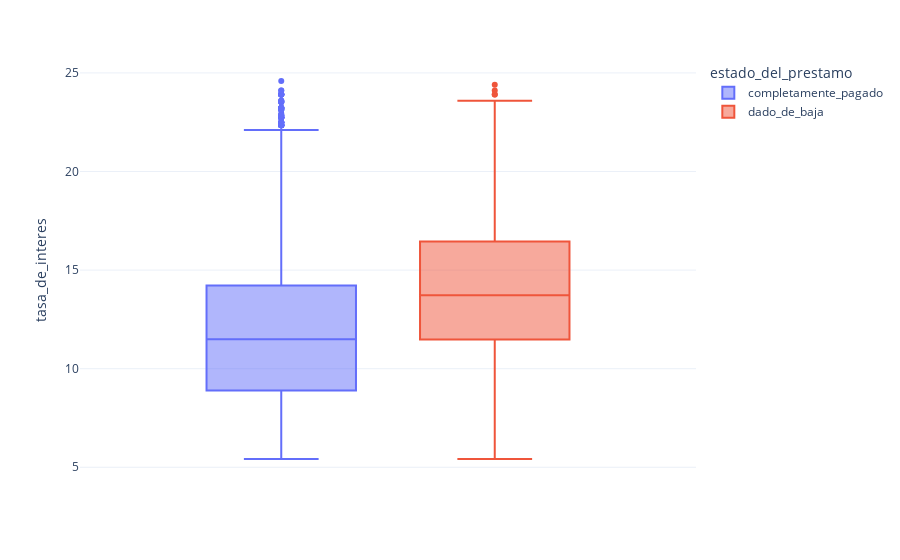

The notebook cell this image was saved under:
### Markdown cell above
### ***Modelado de la situación.***

Vamos a considerar un modelo lineal de la siguiente forma:

$$p=\beta_0+\beta_1*\text{int rate}$$

Donde $p=P(Y=1)$, es decir, la probabilidad de que la persona haga el pago. Recordemos que los modelos lineales buscan estimar el valor esperado de la variable Target, en este como consideramos a `estado_del_prestamo` con distribución de Bernoulli.

### Code cell
# Formamos el Dataset de trabajo.
# En este caso debemos definir valores númericos para las categorías de la variables Target.
# Consideraremos que completamente_pagado = 1 y que dado_de_baja = 0
df1 = df_lr.copy()
df1 = df1[["estado_del_prestamo", "tasa_de_interes"]]
df1["estado_del_prestamo"] = df1["estado_del_prestamo"].apply(lambda x: 0 if x=="dado_de_baja" else 1)
display(df1.head())
px.box(df_lr, y="tasa_de_interes", color="estado_del_prestamo", template="plotly_white")

### Figure 1 — Plotly figure (JSON) as saved in the notebook; plotly's stock layout.template omitted (floating-point values rounded to 4 significant figures; data arrays with more than 128 entries replaced by an {"elided": "..."} marker saying what was removed)
{"data": [{"alignmentgroup": "True", "hovertemplate": "estado_del_prestamo=completamente_pagado<br>tasa_de_interes=%{y}<extra></extra>", "legendgroup": "completamente_pagado", "marker": {"color": "#636efa"}, "name": "completamente_pagado", "notched": false, "offsetgroup": "completamente_pagado", "orientation": "v", "showlegend": true, "type": "box", "x0": " ", "xaxis": "x", "y": {"elided": "33265 float values"}, "y0": " ", "yaxis": "y"}, {"alignmentgroup": "True", "hovertemplate": "estado_del_prestamo=dado_de_baja<br>tasa_de_interes=%{y}<extra></extra>", "legendgroup": "dado_de_baja", "marker": {"color": "#EF553B"}, "name": "dado_de_baja", "notched": false, "offsetgroup": "dado_de_baja", "orientation": "v", "showlegend": true, "type": "box", "x0": " ", "xaxis": "x", "y": {"elided": "5440 float values"}, "y0": " ", "yaxis": "y"}], "layout": {"boxmode": "group", "legend": {"title": {"text": "estado_del_prestamo"}, "tracegroupgap": 0}, "margin": {"t": 60}, "xaxis": {"anchor": "y", "domain": [0, 1]}, "yaxis": {"anchor": "x", "domain": [0, 1], "title": {"text": "tasa_de_interes"}}}}
